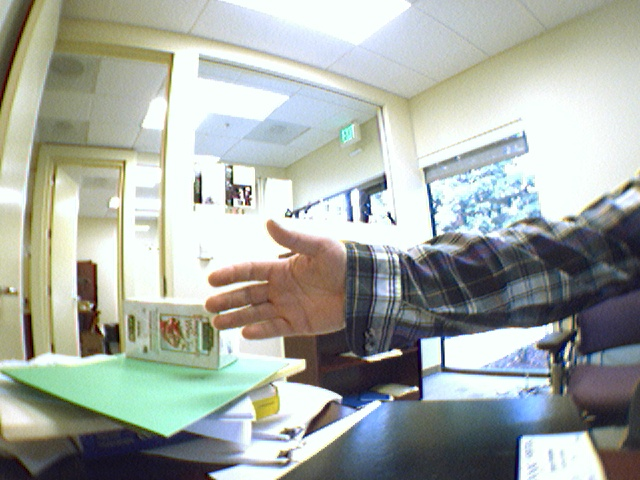
//> input picture data/OpticalFlow0.jpg, 640 x 480 px
$ ./AffineTransform ../../data/OpticalFlow0.jpg   (built with g++ and OpenCV 4)
//> lines starting //> are read from the running program, lines starting //| are printed output that depends on the picture
//
//  AffineTransform.cpp
//  LearningOpenCV
//
//  Created by YourtionGuo on 7/28/16.
//  Copyright © 2016 Yourtion. All rights reserved.
//

#include <iostream>
#include <highgui.h>
#include <cv.h>

int main(int argc, const char * argv[]) {

    CvPoint2D32f srcTri[3], dstTri[3];
    CvMat* rot_mat = cvCreateMat(2, 3, CV_32FC1);
    CvMat* warp_mat = cvCreateMat(2, 3, CV_32FC1);
    IplImage *src, *dst;

    if (argc == 2 && ((src = cvLoadImage(argv[1], 1)) != 0)) {
//> src is the input picture: 480 rows x 640 cols, CV_8UC3; mean B, G, R 164.4, 171.2, 165.4
        dst = cvCloneImage( src );
        dst->origin = src->origin;
        cvZero( dst );
//> dst: 480 rows x 640 cols, CV_8UC3; every value is 0

        // warp matrix
        srcTri[0].x = 0;
        srcTri[0].y = 0;
        srcTri[1].x = src->width -1;
        srcTri[1].y = 0;
        srcTri[2].x = 0;
        srcTri[2].y = src->height -1;
        dstTri[0].x = src->width * 0.0;
//> dstTri = 3 Points (x, y): [0, 0], [0, 0], [0, 0]
        dstTri[0].y = src->height * 0.33;
        dstTri[1].x = src->width * 0.85;
        dstTri[1].y = src->height * 0.25;
        dstTri[2].x = src->width * 0.15;
        dstTri[2].y = src->height * 0.7;

        cvGetAffineTransform( srcTri, dstTri, warp_mat );
        cvWarpAffine( src, dst, warp_mat );
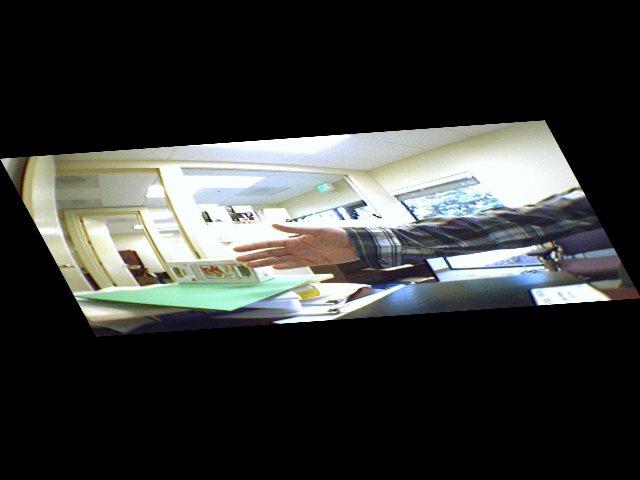
//> dst: 480 rows x 640 cols, CV_8UC3; mean B, G, R 53.9, 56.1, 54.2
        cvCopy( dst, src );

        // rotation matrix
        CvPoint2D32f center = cvPoint2D32f( src->width/2, src->height/2 );
//> center = Point(320, 240)
        double angle = -50.0;
        double scale = 0.6;

        cv2DRotationMatrix( center, angle, scale, rot_mat );
        cvWarpAffine( src, dst, rot_mat );
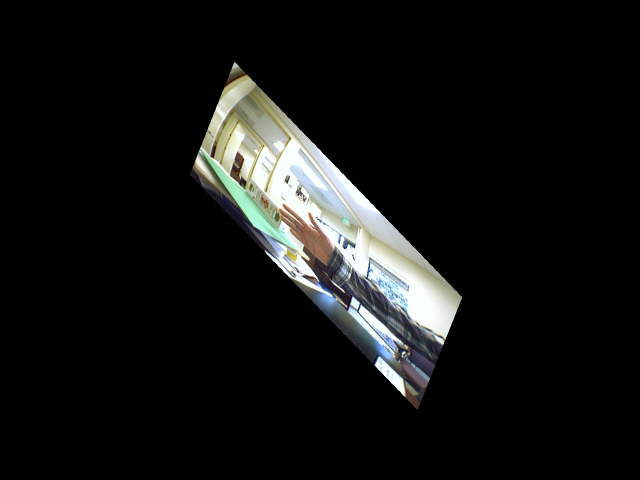
//> dst: 480 rows x 640 cols, CV_8UC3; mean B, G, R 19.4, 20.2, 19.5

        cvNamedWindow( "Affine_Transform", 1 );
        cvShowImage( "Affine_Transform" , dst );

        cvWaitKey();

        cvReleaseImage( &dst );

    }

    cvReleaseMat( &rot_mat );
    cvReleaseMat( &warp_mat );

    return 0;
}

$ run again, on data/faceScene.jpg
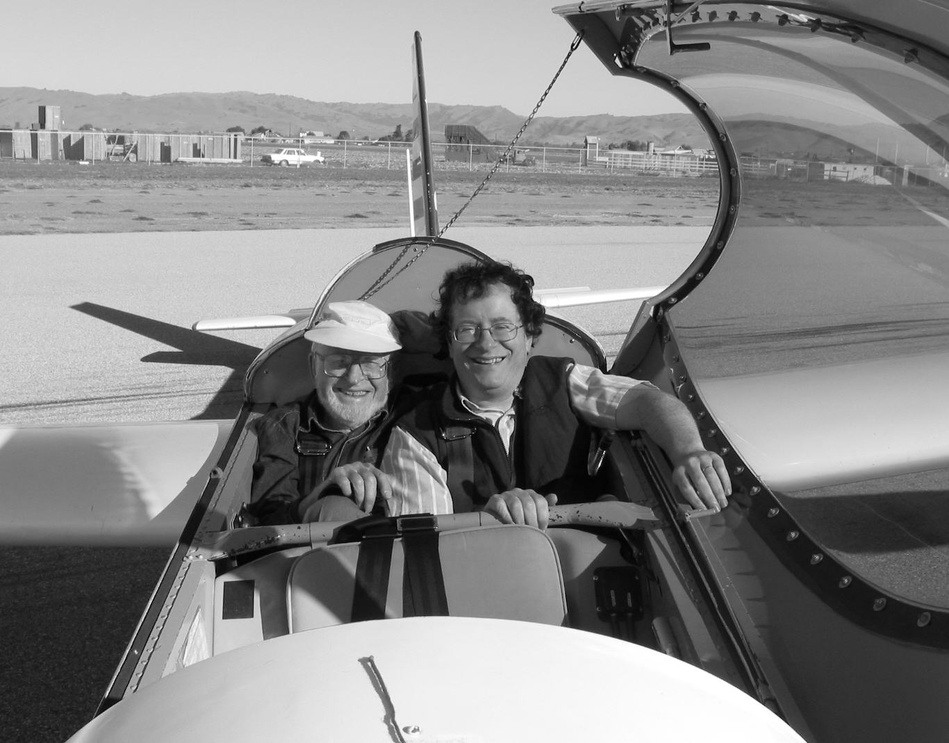
//> input picture data/faceScene.jpg, 949 x 743 px, shrunk from 1366 x 1070 before the run
//> src is the input picture: 743 rows x 949 cols, CV_8UC3; min 0, max 255, mean 135.5
//> `cvWarpAffine( src, dst, warp_mat );`:
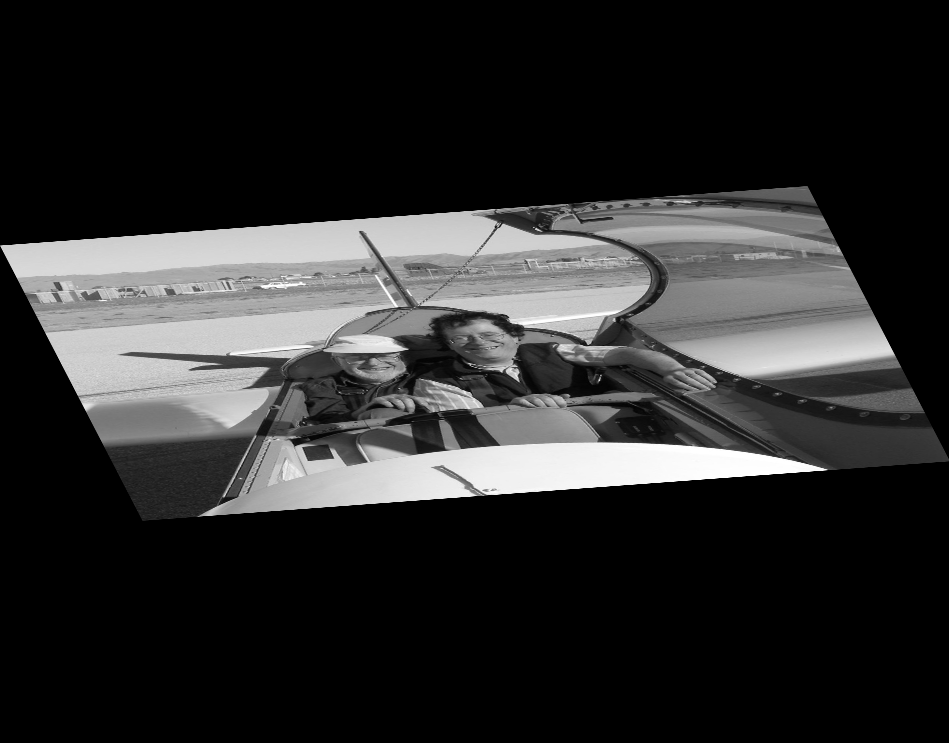
//> dst: 743 rows x 949 cols, CV_8UC3; min 0, max 255, mean 44.3
//> `cvWarpAffine( src, dst, rot_mat );`:
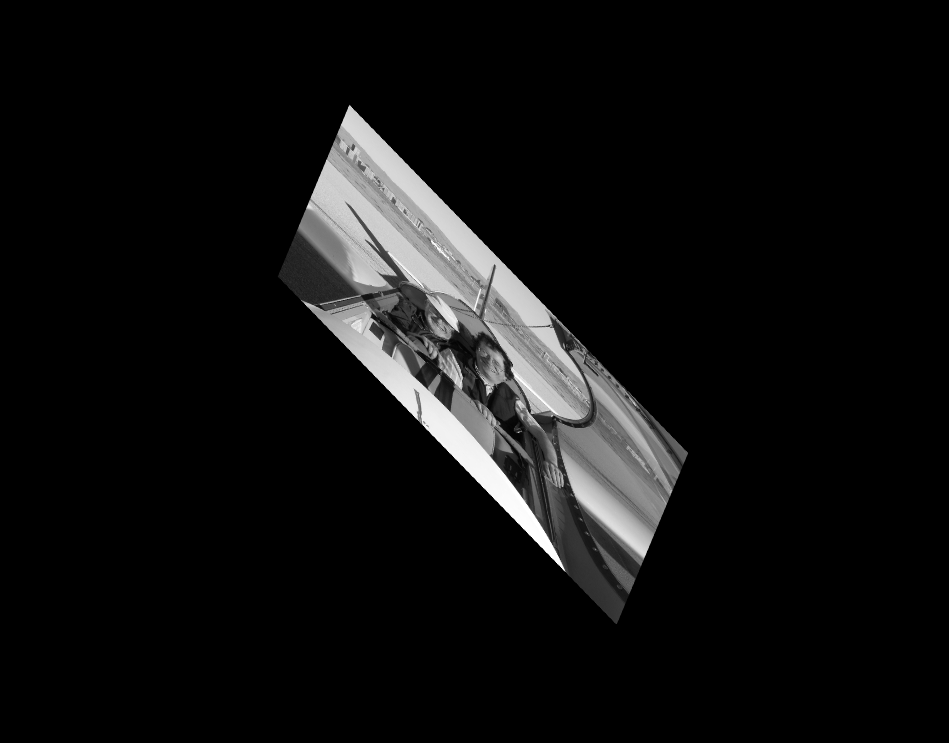
//> dst: 743 rows x 949 cols, CV_8UC3; min 0, max 255, mean 16
